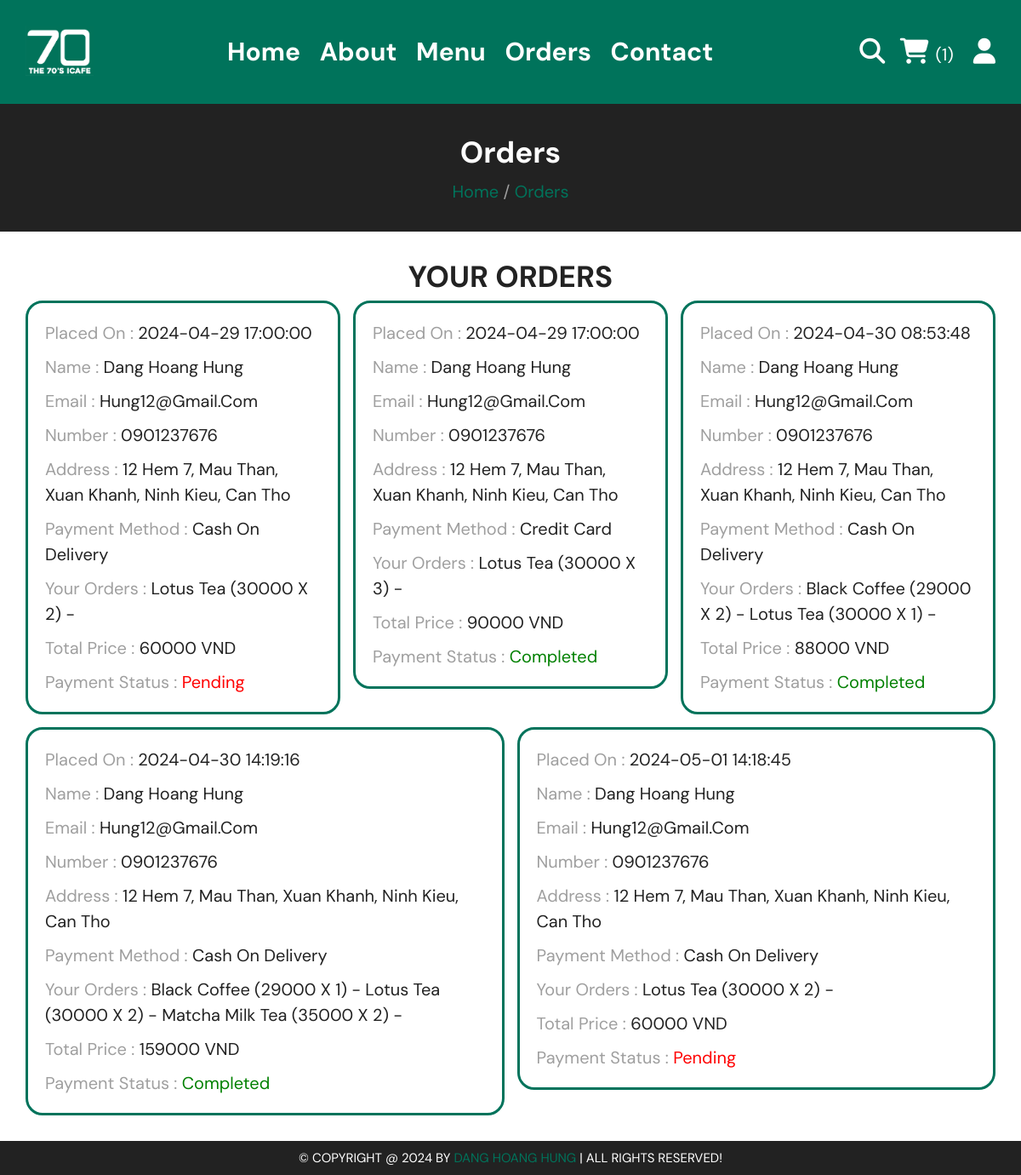
Page /orders.php (signed in) on the committed database.
### tables this page shows
CREATE TABLE `orders` (
  `id_order` int(100) NOT NULL,
  `id_user` int(100) NOT NULL,
  `payment_method` varchar(50) NOT NULL,
  `total_products` varchar(1000) NOT NULL,
  `total_price` int(100) NOT NULL,
  `placed_on` timestamp NOT NULL DEFAULT current_timestamp(),
  `payment_status` varchar(20) NOT NULL DEFAULT 'pending'
);

CREATE TABLE `users` (
  `id_user` int(100) NOT NULL,
  `username` varchar(20) NOT NULL,
  `user_email` varchar(50) NOT NULL,
  `user_phone_number` varchar(10) NOT NULL,
  `user_password` varchar(50) NOT NULL,
  `user_address` varchar(500) NOT NULL,
  `user_image` varchar(100) DEFAULT NULL
);

### orders.php (the view, shortened to what this page needs)
<?php
include 'components/connect.php';
if(isset($_SESSION['id_user'])){
   $user_id = $_SESSION['id_user'];
}else{
   $user_id = '';
   header('location:home.php');
};
?>
<!DOCTYPE html>
<html lang="en">
<head>
   <link rel="stylesheet" href="https://unpkg.com/swiper@8/swiper-bundle.min.css" />
   <link rel="stylesheet" href="https://cdnjs.cloudflare.com/ajax/libs/font-awesome/6.1.1/css/all.min.css">
   <link  href="./css/style.css" rel="stylesheet">
</head>
<body>
<?php include 'components/user_header.php'; ?>
<div class="heading">
   <h3>orders</h3>
   <p><a href="html.php">Home</a> <span> / </span><a href="orders.php">Orders </a></p>
</div>
<section class="orders">
   <h1 class="title">your orders</h1>
   <div class="box-container">
   <?php
      if($user_id == ''){
         echo '<p class="empty">please login to see your orders</p>';
      }else{
         $select_orders = $conn->prepare("SELECT * FROM orders INNER JOIN users ON orders.id_user = users.id_user WHERE users.id_user = ?");
         $select_orders->execute([$user_id]);
         if($select_orders->rowCount() > 0){
            while($fetch_orders = $select_orders->fetch(PDO::FETCH_ASSOC)){
   ?>
   <div class="box">
      <p>placed on : <span><?= $fetch_orders['placed_on']; ?></span></p>
      <p>name : <span><?= $fetch_orders['username']; ?></span></p>
      <p>email : <span><?= $fetch_orders['user_email']; ?></span></p>
      <p>number : <span><?= $fetch_orders['user_phone_number']; ?></span></p>
      <p>address : <span><?= $fetch_orders['user_address']; ?></span></p>
      <p>payment method : <span><?= $fetch_orders['payment_method']; ?></span></p>
      <p>your orders : <span><?= $fetch_orders['total_products']; ?></span></p>
      <p>total price : <span><?= $fetch_orders['total_price']; ?> VND</span></p>
      <p>payment status : <span style="color:<?php if($fetch_orders['payment_status'] == 'pending'){ echo 'red'; }else{ echo 'green'; }; ?>"><?= $fetch_orders['payment_status']; ?></span> </p>
   </div>
   <?php
      }
      }else{
         echo '<p class="empty">no orders placed yet!</p>';
      }
      }
   ?>
   </div>
</section>
<?php include 'components/footer.php'; ?>
</body>
</html>

### components/user_header.php (shortened to what this page needs)
<header class="header">
   <section class="flex">
      <a href="home.php" class="logo">
         <img src="images/TITLE.jpg" alt="logo" width="80px">
      </a>
      <nav class="navbar">
         <a href="home.php">Home</a>
         <a href="about.php">About</a>
         <a href="menu.php">Menu</a>
         <a href="orders.php">Orders</a>
         <a href="contact.php">Contact</a>
      </nav>
      <div class="icons">
         <?php
            $count_cart_items = $conn->prepare("SELECT * FROM `cart` WHERE id_user = ?");
            $count_cart_items->execute([$user_id]);
            $total_cart_items = $count_cart_items->rowCount();
         ?>
         <a href="search.php"><i class="fas fa-search"></i></a>
         <a href="cart.php"><i class="fas fa-shopping-cart"></i>
            <span>(<?= $total_cart_items; ?>)</span>
         </a>
         <div id="user-btn" class="fas fa-user"></div>
      </div>
   </section>
</header>

### components/footer.php
<footer>
   <div class="credit">
      &copy; copyright @ <?= date('Y'); ?> by <span>Dang Hoang Hung</span> | all rights reserved!
   </div>
</footer>

### css/style.css (style rules this page uses)
:root { --green:#00735b; --red:#e74c3c; --white:#fff; --black:#222; --light-color:#9f9f9f; --border: 3px solid var(--black); --border-green: 3px solid var(--green); }
* { font-family: 'DM Sans', sans-serif; margin:0; padding:0; box-sizing: border-box; outline: none; border: none; text-decoration: none; }
html { font-size: 62.5%; overflow-x: hidden; scroll-behavior: smooth; stop-opacity: 200px; }
section { margin:0 auto; max-width: 1200px; padding: 30px; }
.title { text-align: center; margin-bottom: 5px; font-size: 35px; color:var(--black); font-weight: bold; text-transform: uppercase; text-underline-offset: 10px; }
.heading { display: flex; align-items: center; justify-content: center; gap: 10px; flex-flow: column; background-color: var(--black); min-height: 150px; }
.heading h3 { font-size: 35px; color:var(--white); text-transform: capitalize; }
.heading p { font-size: 20px; color:var(--light-color); }
.heading p a { color:var(--green); text-decoration: none; }
.header { position: sticky; top:0; left:0; right:0; z-index: 800; background-color: var(--green); }
.header .flex { display: flex; align-items: center; justify-content: space-between; position: relative; }
.header .flex .navbar a { font-weight: bold; text-decoration: none; font-size: 30px; color:var(--white); margin:0 10px; }
.header .flex .icons > * { text-decoration: none; margin-left: 15px; font-size: 30px; color:var(--white); cursor: pointer; }
.header .flex .icons span { font-size: 20px; }
.orders .box-container { display: flex; flex-wrap: wrap; gap: 15px; align-items: flex-start; }
.orders .box-container .box { padding:10px 20px; border:var(--border-green); border-radius: 20px; flex:1 1 360px; }
.orders .box-container .box p { line-height: 1.5; margin:10px 0; text-transform: capitalize; font-size: 20px; color:var(--light-color); }
.orders .box-container .box p span { color:var(--black); }
.credit { color: var(--white); text-align: center; font-size: 15px; text-transform: uppercase; padding-top: 10px; background-color: var(--black); padding-bottom: 10px; height: 40px; }
.credit span { color:var(--green); }

### rows in the picture
orders: placed_on "2024-04-29 17:00:00", id_user.username "Dang Hoang Hung", id_user.user_email "Hung12@gmail.com", id_user.user_phone_number "0901237676", id_user.user_address "12 Hem 7, Mau Than, Xuan Khanh, Ninh Kieu, Can Tho", payment_method "Cash On Delivery", total_products "Lotus Tea (30000 X 2) -", total_price "60000", payment_status "Pending"
orders: placed_on "2024-04-29 17:00:00", id_user.username "Dang Hoang Hung", id_user.user_email "Hung12@gmail.com", id_user.user_phone_number "0901237676", id_user.user_address "12 Hem 7, Mau Than, Xuan Khanh, Ninh Kieu, Can Tho", payment_method "Credit Card", total_products "Lotus Tea (30000 X 3) -", total_price "90000", payment_status "Completed"
orders: placed_on "2024-04-30 08:53:48", id_user.username "Dang Hoang Hung", id_user.user_email "Hung12@gmail.com", id_user.user_phone_number "0901237676", id_user.user_address "12 Hem 7, Mau Than, Xuan Khanh, Ninh Kieu, Can Tho", payment_method "Cash On Delivery", total_products "Black Coffee (29000 X 2) - Lotus Tea (30000 X 1) -", total_price "88000", payment_status "Completed"
orders: placed_on "2024-04-30 14:19:16", id_user.username "Dang Hoang Hung", id_user.user_email "Hung12@gmail.com", id_user.user_phone_number "0901237676", id_user.user_address "12 Hem 7, Mau Than, Xuan Khanh, Ninh Kieu, Can Tho", payment_method "Cash On Delivery", total_products "Black Coffee (29000 X 1) - Lotus Tea (30000 X 2) - Matcha Milk Tea (35000 X 2) -", total_price "159000", payment_status "Completed"
orders: placed_on "2024-05-01 14:18:45", id_user.username "Dang Hoang Hung", id_user.user_email "Hung12@gmail.com", id_user.user_phone_number "0901237676", id_user.user_address "12 Hem 7, Mau Than, Xuan Khanh, Ninh Kieu, Can Tho", payment_method "Cash On Delivery", total_products "Lotus Tea (30000 X 2) -", total_price "60000", payment_status "Pending"

### other values in the picture
$total_cart_items "1"
